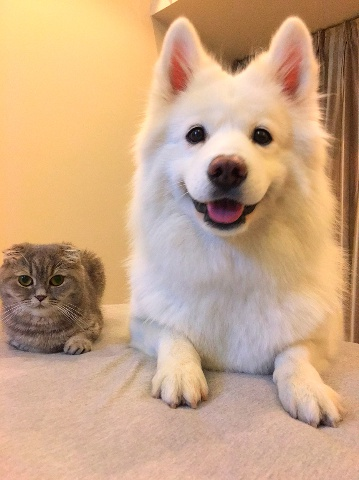
#> input picture data/01.jpg, 359 x 480 px
$ python gms_matcher.py
#> lines starting #> are read from the running program, lines starting #| are printed output that depends on the picture; after the words box and inside, x2 and y2 are one past the last pixel; in counts of white or black regions, pixels touching at a corner belong together
import math
from enum import Enum

import cv2
cv2.ocl.setUseOpenCL(False)

import numpy as np

THRESHOLD_FACTOR = 6

ROTATION_PATTERNS = [
    [1, 2, 3,
     4, 5, 6,
     7, 8, 9],

    [4, 1, 2,
     7, 5, 3,
     8, 9, 6],

    [7, 4, 1,
     8, 5, 2,
     9, 6, 3],

    [8, 7, 4,
     9, 5, 1,
     6, 3, 2],

    [9, 8, 7,
     6, 5, 4,
     3, 2, 1],

    [6, 9, 8,
     3, 5, 7,
     2, 1, 4],

    [3, 6, 9,
     2, 5, 8,
     1, 4, 7],

    [2, 3, 6,
     1, 5, 9,
     4, 7, 8]]

class Size:
    def __init__(self, width, height):
        self.width = width
        self.height = height

class DrawingType(Enum):
    ONLY_LINES = 1
    LINES_AND_POINTS = 2
    COLOR_CODED_POINTS_X = 3
    COLOR_CODED_POINTS_Y = 4
    COLOR_CODED_POINTS_XpY = 5


class GmsMatcher:
    def __init__(self, descriptor, matcher):
        self.scale_ratios = [1.0, 1.0 / 2, 1.0 / math.sqrt(2.0), math.sqrt(2.0), 2.0]
        # Normalized vectors of 2D points
        self.normalized_points1 = []
        self.normalized_points2 = []
        # Matches - list of pairs representing numbers
        self.matches = []
        self.matches_number = 0
        # Grid Size
        self.grid_size_right = Size(0, 0)
        self.grid_number_right = 0
        # x      : left grid idx
        # y      :  right grid idx
        # value  : how many matches from idx_left to idx_right
        self.motion_statistics = []

        self.number_of_points_per_cell_left = []
        # Inldex  : grid_idx_left
        # Value   : grid_idx_right
        self.cell_pairs = []

        # Every Matches has a cell-pair
        # first  : grid_idx_left
        # second : grid_idx_right
        self.match_pairs = []

        # Inlier Mask for output
        self.inlier_mask = []
        self.grid_neighbor_right = []

        # Grid initialize
        self.grid_size_left = Size(20, 20)
        self.grid_number_left = self.grid_size_left.width * self.grid_size_left.height

        # Initialize the neihbor of left grid
        self.grid_neighbor_left = np.zeros((self.grid_number_left, 9))

        self.descriptor = descriptor
        self.matcher = matcher
        self.gms_matches = []
        self.keypoints_image1 = []
        self.keypoints_image2 = []

    def empty_matches(self):
        self.normalized_points1 = []
        self.normalized_points2 = []
        self.matches = []
        self.gms_matches = []

    def compute_matches(self, img1, img2):
        self.keypoints_image1, descriptors_image1 = self.descriptor.detectAndCompute(img1, np.array([]))
        self.keypoints_image2, descriptors_image2 = self.descriptor.detectAndCompute(img2, np.array([]))
        size1 = Size(img1.shape[1], img1.shape[0])
        size2 = Size(img2.shape[1], img2.shape[0])

        if self.gms_matches:
            self.empty_matches()

        all_matches = self.matcher.match(descriptors_image1, descriptors_image2)
        self.normalize_points(self.keypoints_image1, size1, self.normalized_points1)
        self.normalize_points(self.keypoints_image2, size2, self.normalized_points2)
        self.matches_number = len(all_matches)
        self.convert_matches(all_matches, self.matches)
        self.initialize_neighbours(self.grid_neighbor_left, self.grid_size_left)

        mask, num_inliers = self.get_inlier_mask(False, False)
        print('Found', num_inliers, 'matches')

        for i in range(len(mask)):
            if mask[i]:
                self.gms_matches.append(all_matches[i])
        return self.gms_matches

    # Normalize Key points to range (0-1)
    def normalize_points(self, kp, size, npts):
        for keypoint in kp:
            npts.append((keypoint.pt[0] / size.width, keypoint.pt[1] / size.height))

    # Convert OpenCV match to list of tuples
    def convert_matches(self, vd_matches, v_matches):
        for match in vd_matches:
            v_matches.append((match.queryIdx, match.trainIdx))

    def initialize_neighbours(self, neighbor, grid_size):
        for i in range(neighbor.shape[0]):
            neighbor[i] = self.get_nb9(i, grid_size)

    def get_nb9(self, idx, grid_size):
        nb9 = [-1 for _ in range(9)]
        idx_x = idx % grid_size.width
        idx_y = idx // grid_size.width

        for yi in range(-1, 2):
            for xi in range(-1, 2):
                idx_xx = idx_x + xi
                idx_yy = idx_y + yi

                if idx_xx < 0 or idx_xx >= grid_size.width or idx_yy < 0 or idx_yy >= grid_size.height:
                    continue
                nb9[xi + 4 + yi * 3] = idx_xx + idx_yy * grid_size.width

        return nb9

    def get_inlier_mask(self, with_scale, with_rotation):
        max_inlier = 0
        self.set_scale(0)

        if not with_scale and not with_rotation:
            max_inlier = self.run(1)
            return self.inlier_mask, max_inlier
        elif with_scale and with_rotation:
            vb_inliers = []
            for scale in range(5):
                self.set_scale(scale)
                for rotation_type in range(1, 9):
                    num_inlier = self.run(rotation_type)
                    if num_inlier > max_inlier:
                        vb_inliers = self.inlier_mask
                        max_inlier = num_inlier

            if vb_inliers != []:
                return vb_inliers, max_inlier
            else:
                return self.inlier_mask, max_inlier
        elif with_rotation and not with_scale:
            vb_inliers = []
            for rotation_type in range(1, 9):
                num_inlier = self.run(rotation_type)
                if num_inlier > max_inlier:
                    vb_inliers = self.inlier_mask
                    max_inlier = num_inlier

            if vb_inliers != []:
                return vb_inliers, max_inlier
            else:
                return self.inlier_mask, max_inlier
        else:
            vb_inliers = []
            for scale in range(5):
                self.set_scale(scale)
                num_inlier = self.run(1)
                if num_inlier > max_inlier:
                    vb_inliers = self.inlier_mask
                    max_inlier = num_inlier

            if vb_inliers != []:
                return vb_inliers, max_inlier
            else:
                return self.inlier_mask, max_inlier

    def set_scale(self, scale):
        self.grid_size_right.width = self.grid_size_left.width * self.scale_ratios[scale]
        self.grid_size_right.height = self.grid_size_left.height * self.scale_ratios[scale]
        self.grid_number_right = self.grid_size_right.width * self.grid_size_right.height

        # Initialize the neighbour of right grid
        self.grid_neighbor_right = np.zeros((int(self.grid_number_right), 9))
        self.initialize_neighbours(self.grid_neighbor_right, self.grid_size_right)

    def run(self, rotation_type):
        self.inlier_mask = [False for _ in range(self.matches_number)]

        # Initialize motion statistics
        self.motion_statistics = np.zeros((int(self.grid_number_left), int(self.grid_number_right)))
        self.match_pairs = [[0, 0] for _ in range(self.matches_number)]

        for GridType in range(1, 5):
            self.motion_statistics = np.zeros((int(self.grid_number_left), int(self.grid_number_right)))
            self.cell_pairs = [-1 for _ in range(self.grid_number_left)]
            self.number_of_points_per_cell_left = [0 for _ in range(self.grid_number_left)]

            self.assign_match_pairs(GridType)
            self.verify_cell_pairs(rotation_type)

            # Mark inliers
            for i in range(self.matches_number):
                if self.cell_pairs[int(self.match_pairs[i][0])] == self.match_pairs[i][1]:
                    self.inlier_mask[i] = True

        return sum(self.inlier_mask)

    def assign_match_pairs(self, grid_type):
        for i in range(self.matches_number):
            lp = self.normalized_points1[self.matches[i][0]]
            rp = self.normalized_points2[self.matches[i][1]]
            lgidx = self.match_pairs[i][0] = self.get_grid_index_left(lp, grid_type)

            if grid_type == 1:
                rgidx = self.match_pairs[i][1] = self.get_grid_index_right(rp)
            else:
                rgidx = self.match_pairs[i][1]

            if lgidx < 0 or rgidx < 0:
                continue
            self.motion_statistics[int(lgidx)][int(rgidx)] += 1
            self.number_of_points_per_cell_left[int(lgidx)] += 1

    def get_grid_index_left(self, pt, type_of_grid):
        x = pt[0] * self.grid_size_left.width
        y = pt[1] * self.grid_size_left.height

        if type_of_grid == 2:
            x += 0.5
        elif type_of_grid == 3:
            y += 0.5
        elif type_of_grid == 4:
            x += 0.5
            y += 0.5

        x = math.floor(x)
        y = math.floor(y)

        if x >= self.grid_size_left.width or y >= self.grid_size_left.height:
            return -1
        return x + y * self.grid_size_left.width

    def get_grid_index_right(self, pt):
        x = int(math.floor(pt[0] * self.grid_size_right.width))
        y = int(math.floor(pt[1] * self.grid_size_right.height))
        return x + y * self.grid_size_right.width

    def verify_cell_pairs(self, rotation_type):
        current_rotation_pattern = ROTATION_PATTERNS[rotation_type - 1]

        for i in range(self.grid_number_left):
            if sum(self.motion_statistics[i]) == 0:
                self.cell_pairs[i] = -1
                continue
            max_number = 0
            for j in range(int(self.grid_number_right)):
                value = self.motion_statistics[i]
                if value[j] > max_number:
                    self.cell_pairs[i] = j
                    max_number = value[j]

            idx_grid_rt = self.cell_pairs[i]
            nb9_lt = self.grid_neighbor_left[i]
            nb9_rt = self.grid_neighbor_right[idx_grid_rt]
            score = 0
            thresh = 0
            numpair = 0

            for j in range(9):
                ll = nb9_lt[j]
                rr = nb9_rt[current_rotation_pattern[j] - 1]
                if ll == -1 or rr == -1:
                    continue

                score += self.motion_statistics[int(ll), int(rr)]
                thresh += self.number_of_points_per_cell_left[int(ll)]
                numpair += 1

            thresh = THRESHOLD_FACTOR * math.sqrt(thresh/numpair)
            if score < thresh:
                self.cell_pairs[i] = -2

    def draw_matches(self, src1, src2, drawing_type):
        height = max(src1.shape[0], src2.shape[0])
        width = src1.shape[1] + src2.shape[1]
        output = np.zeros((height, width, 3), dtype=np.uint8)
        output[0:src1.shape[0], 0:src1.shape[1]] = src1
        output[0:src2.shape[0], src1.shape[1]:] = src2[:]

        if drawing_type == DrawingType.ONLY_LINES:
            for i in range(len(self.gms_matches)):
                left = self.keypoints_image1[self.gms_matches[i].queryIdx].pt
                right = tuple(sum(x) for x in zip(self.keypoints_image2[self.gms_matches[i].trainIdx].pt, (src1.shape[1], 0)))
                cv2.line(output, tuple(map(int, left)), tuple(map(int, right)), (0, 255, 255))

        elif drawing_type == DrawingType.LINES_AND_POINTS:
            for i in range(len(self.gms_matches)):
                left = self.keypoints_image1[self.gms_matches[i].queryIdx].pt
                right = tuple(sum(x) for x in zip(self.keypoints_image2[self.gms_matches[i].trainIdx].pt, (src1.shape[1], 0)))
                cv2.line(output, tuple(map(int, left)), tuple(map(int, right)), (255, 0, 0))

            for i in range(len(self.gms_matches)):
                left = self.keypoints_image1[self.gms_matches[i].queryIdx].pt
                right = tuple(sum(x) for x in zip(self.keypoints_image2[self.gms_matches[i].trainIdx].pt, (src1.shape[1], 0)))
                cv2.circle(output, tuple(map(int, left)), 1, (0, 255, 255), 2)
                cv2.circle(output, tuple(map(int, right)), 1, (0, 255, 0), 2)

        elif drawing_type == DrawingType.COLOR_CODED_POINTS_X or drawing_type == DrawingType.COLOR_CODED_POINTS_Y or drawing_type == DrawingType.COLOR_CODED_POINTS_XpY :
            _1_255 = np.expand_dims( np.array( range( 0, 256 ), dtype='uint8' ), 1 )
            _colormap = cv2.applyColorMap(_1_255, cv2.COLORMAP_HSV)

            for i in range(len(self.gms_matches)):
                left = self.keypoints_image1[self.gms_matches[i].queryIdx].pt
                right = tuple(sum(x) for x in zip(self.keypoints_image2[self.gms_matches[i].trainIdx].pt, (src1.shape[1], 0)))

                if drawing_type == DrawingType.COLOR_CODED_POINTS_X:
                    colormap_idx = int(left[0] * 256. / src1.shape[1] ) # x-gradient
                if drawing_type == DrawingType.COLOR_CODED_POINTS_Y:
                    colormap_idx = int(left[1] * 256. / src1.shape[0] ) # y-gradient
                if drawing_type == DrawingType.COLOR_CODED_POINTS_XpY:
                    colormap_idx = int( (left[0] - src1.shape[1]*.5 + left[1] - src1.shape[0]*.5) * 256. / (src1.shape[0]*.5 + src1.shape[1]*.5) ) # manhattan gradient

                color = tuple( map(int, _colormap[ colormap_idx,0,: ]) )
                cv2.circle(output, tuple(map(int, left)), 1, color, 2)
                cv2.circle(output, tuple(map(int, right)), 1, color, 2)


        cv2.imshow('show', output)
        cv2.waitKey()


if __name__ == '__main__':
    img1 = cv2.imread("data/01.jpg")
#> img1 is the input picture: shape (480, 359, 3); mean B, G, R 133.2, 165.9, 201.9
    img2 = cv2.imread("data/02.jpg")
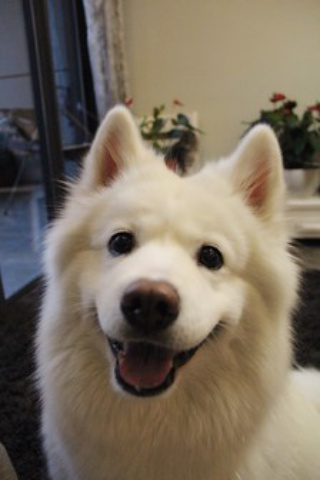
#> input picture data/02.jpg, 320 x 480 px
#> img2 is the input picture: shape (480, 320, 3); mean B, G, R 96.7, 112, 123.4

    orb = cv2.ORB_create(10000)
    orb.setFastThreshold(0)
    if cv2.__version__.startswith('3'):
        matcher = cv2.BFMatcher(cv2.NORM_HAMMING)
    else:
        matcher = cv2.BFMatcher_create(cv2.NORM_HAMMING)
    gms = GmsMatcher(orb, matcher)

    matches = gms.compute_matches(img1, img2)
#> in compute_matches, `self.keypoints_image1, descriptors_image1 = self.descriptor.detectAndC..`: self.keypoints_image1 = 8179 keypoints; strongest (x, y, size): (197, 129, 111.1), (190, 136, 111.1), (200, 134, 92.6), (197, 128, 92.6)
#> in compute_matches, `self.keypoints_image2, descriptors_image2 = self.descriptor.detectAndC..`: self.keypoints_image2 = 7259 keypoints; strongest (x, y, size): (197, 258, 111.1), (204, 247, 111.1), (115, 244, 111.1), (197, 257, 92.6)
#> in compute_matches, `all_matches = self.matcher.match(descriptors_image1, descriptors_image2)`: all_matches = 8179 matches
#> the loop in normalize_points, `for keypoint in kp:` made 8179 passes
#> keypoint on passes 1 to 3: keypoint at (38, 342), size 31, keypoint at (74, 330), size 31, keypoint at (36, 342), size 31
#> after the loop in normalize_points, `for keypoint in kp:`: npts = 8179 pairs, first value 0.0864 to 0.911, second value 0.0667 to 0.921
#> the loop in normalize_points (call 2), `for keypoint in kp:` made 7259 passes
#> keypoint on passes 1 to 3: keypoint at (196, 448), size 31, keypoint at (62, 448), size 31, keypoint at (46, 448), size 31
#> in compute_matches, `self.matches_number = len(all_matches)`: self.matches_number = 8179
#> after the loop in convert_matches, `for match in vd_matches:`: v_matches = 8179 pairs, first value 0 to 8178, second value 1 to 7257
#| Found 613 matches
#> after the loop in compute_matches, `for i in range(len(mask)):`: self.gms_matches = 613 matches
#> matches = 613 matches
    # gms.draw_matches(img1, img2, DrawingType.ONLY_LINES)
    gms.draw_matches(img1, img2, DrawingType.COLOR_CODED_POINTS_XpY)
#> in draw_matches, `output[0:src1.shape[0], 0:src1.shape[1]] = src1`:
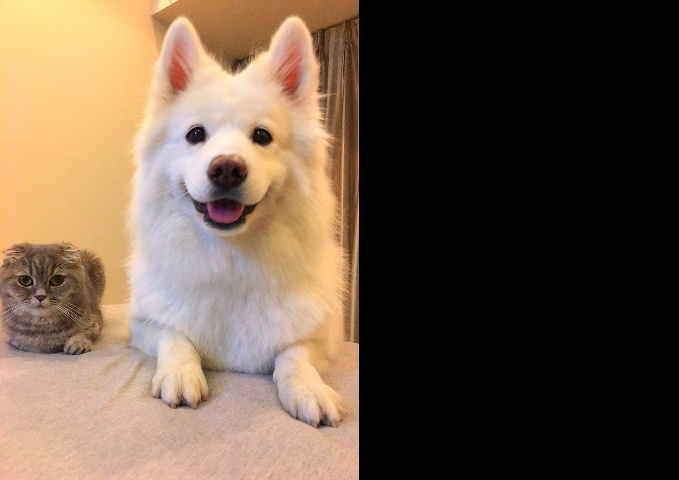
#> output: shape (480, 679, 3); mean B, G, R 70.4, 87.7, 106.8
#> in draw_matches, `output[0:src2.shape[0], src1.shape[1]:] = src2[:]`:
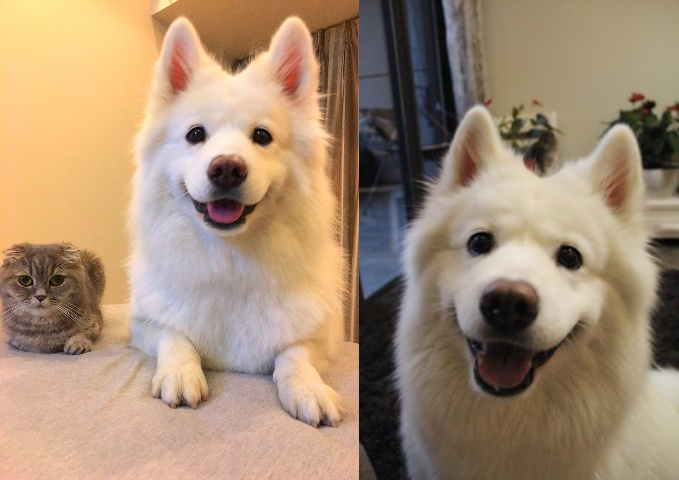
#> output: shape (480, 679, 3); mean B, G, R 116, 140.5, 164.9
#> the loop in draw_matches, `for i in range(len(self.gms_matches)):` made 613 passes
#> (left, right, colormap_idx, color) on passes 1 to 12: ((248, 183), (537, 323), 7, (0, 42, 255)), ((239, 189), (527, 330), 5, (0, 30, 255)), ((215, 187), (482.8, 322.6), -10, (54, 0, 255)), ((212, 187), (482.8, 322.6), -12, (66, 0, 255)), ((184, 187), (453, 308), -29, (168, 0, 255)), ((244, 186), (537.6, 322.6), 6, (0, 36, 255)), ((211, 193), (485, 334.8), -9, (48, 0, 255)), ((242, 185), (531.8, 326.9), 4, (0, 24, 255)), ((180, 185), (449, 306), -33, (192, 0, 255)), ((178, 185), (449, 306), -34, (198, 0, 255)), ((214, 194), (473, 332), -7, (36, 0, 255)), ((211, 184), (483, 319), -14, (78, 0, 255))
#> colormap_idx on passes 61 to 66: -8, -25, -66, -28, -15, -16
#> after the loop in draw_matches, `for i in range(len(self.gms_matches)):`:
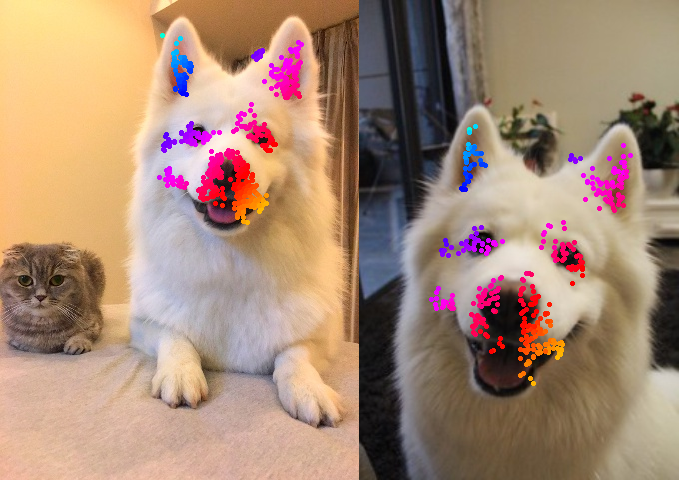
#> output: shape (480, 679, 3); 3.56% of pixels changed, all inside (x1, y1, x2, y2) = (157, 33, 633, 386)
